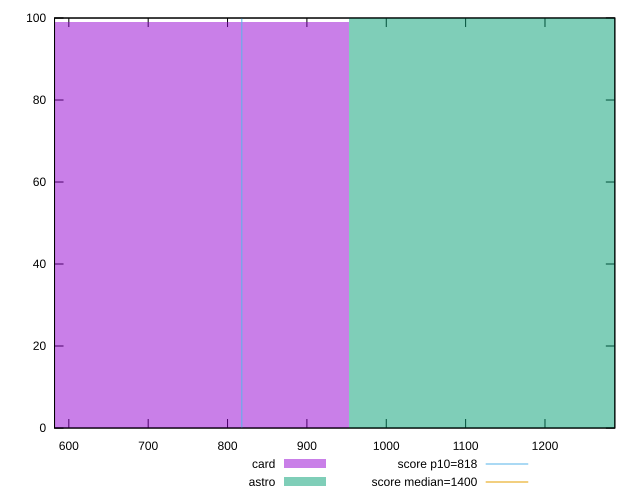

Reproduce this figure in gnuplot.
reset

$card <<EOF
635.2741361753132 99
EOF

$astro <<EOF
1270.5482723506263 100
EOF

set key outside below
set boxwidth 635.2741361753132
set xrange [582:1288]
set yrange [0:100]
set trange [0:100]
set style fill transparent solid 0.5 noborder

set parametric
set terminal svg size 640, 500 enhanced background rgb 'white'
set output "report/report_00029_2021-02-24T13-36-40.390Z/dom-size/comparison/histogram/2_vs_3.svg"

plot $card title "card" with boxes, \
     $astro title "astro" with boxes, \
     818,t title "score p10=818", \
     1400,t title "score median=1400"

reset
